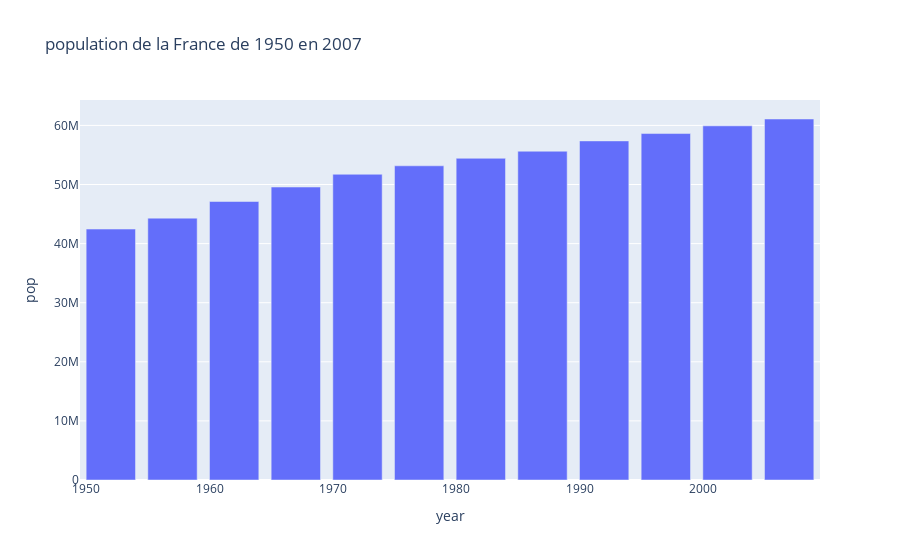

Source (notebook cell):
### Markdown cell above
**Visualisations rapides avec des graphiques à barres**

### Code cell
d = gap.query("country == 'France'")
fig = px.bar(d, x='year', y='pop', height=400,title=("population de la France de 1950 en 2007"))
fig.show()

### Figure 1 — Plotly figure (JSON) as saved in the notebook; plotly's stock layout.template omitted (floating-point values rounded to 4 significant figures)
{"data": [{"alignmentgroup": "True", "hovertemplate": "year=%{x}<br>pop=%{y}<extra></extra>", "legendgroup": "", "marker": {"color": "#636efa", "pattern": {"shape": ""}}, "name": "", "offsetgroup": "", "orientation": "v", "showlegend": false, "textposition": "auto", "type": "bar", "x": [1952, 1957, 1962, 1967, 1972, 1977, 1982, 1987, 1992, 1997, 2002, 2007], "xaxis": "x", "y": [42459667, 44310863, 47124000, 49569000, 51732000, 53165019, 54433565, 55630100, 57374179, 58623428, 59925035, 61083916], "yaxis": "y"}], "layout": {"autosize": true, "barmode": "relative", "legend": {"tracegroupgap": 0}, "title": {"text": "population de la France de 1950 en 2007"}, "xaxis": {"anchor": "y", "autorange": true, "domain": [0, 1], "range": [1950.0, 2010.0], "title": {"text": "year"}, "type": "linear"}, "yaxis": {"anchor": "x", "autorange": true, "domain": [0, 1], "range": [0, 64300000.0], "title": {"text": "pop"}, "type": "linear"}}}
